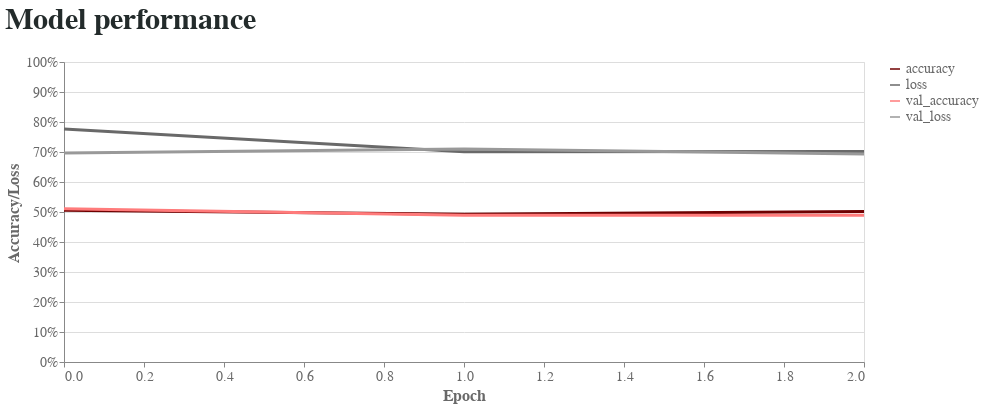

Write notebook code for a chart like this one.
### Code cell
def line_chart(history):

    history_df = pd.DataFrame(history.history).reset_index()
    history_df = history_df.rename(columns={'index':'epoch'})
    accuracy_df = pd.melt(history_df, id_vars=['epoch'], value_vars=['accuracy', 'val_accuracy'])
    loss_df = pd.melt(history_df, id_vars=['epoch'], value_vars=['loss', 'val_loss'])
    history_df = pd.melt(history_df, id_vars=['epoch'], value_vars=['accuracy', 'val_accuracy', 'loss', 'val_loss'])

    performanceChart = alt.Chart(history_df,title='Model performance').mark_line(size=3).encode(
        x=alt.X('epoch',axis=alt.Axis(title='Epoch', grid=False,tickCount=10)),
        y=alt.Y('value', scale=alt.Scale(domain=[0, 1]), axis=alt.Axis(title='Accuracy/Loss',format='%')),
        color=alt.Color('variable',scale=alt.Scale(range=['#6f0000','#696969','#ff7b7b','#999999']),
        legend=alt.Legend(title=None,labelFont='Cambria',labelColor='#696969',labelFontSize=14))
        ).properties(
        width=800,
        height=300
        ).configure_title(fontSize=30,color='#232b2b',font='Cambria',anchor='start',offset=20
        ).configure_axis(labelColor='#696969',labelFont='Cambria',labelFontSize=14,titleFont='Cambria',titleFontSize=16,titleColor='#696969'
        )#.configure_legend(labelFontStyle='Cambria',labelFontSize=12)
    
    #save as png

    return performanceChart

line_chart(history)

### Figure 1 — Vega-Lite specification as saved in the notebook (floating-point values rounded to 4 significant figures)
{"config": {"view": {"continuousWidth": 400, "continuousHeight": 300}, "axis": {"labelColor": "#696969", "labelFont": "Cambria", "labelFontSize": 14, "titleColor": "#696969", "titleFont": "Cambria", "titleFontSize": 16}, "title": {"anchor": "start", "color": "#232b2b", "font": "Cambria", "fontSize": 30, "offset": 20}}, "data": {"name": "data-feb1217237ae6ff67512faaac9199289"}, "mark": {"type": "line", "size": 3}, "encoding": {"color": {"type": "nominal", "field": "variable", "legend": {"labelColor": "#696969", "labelFont": "Cambria", "labelFontSize": 14, "title": null}, "scale": {"range": ["#6f0000", "#696969", "#ff7b7b", "#999999"]}}, "x": {"type": "quantitative", "axis": {"grid": false, "tickCount": 10, "title": "Epoch"}, "field": "epoch"}, "y": {"type": "quantitative", "axis": {"format": "%", "title": "Accuracy/Loss"}, "field": "value", "scale": {"domain": [0, 1]}}}, "height": 300, "title": "Model performance", "width": 800, "$schema": "https://vega.github.io/schema/vega-lite/v4.8.1.json", "datasets": {"data-feb1217237ae6ff67512faaac9199289": [{"epoch": 0, "variable": "accuracy", "value": 0.5062}, {"epoch": 1, "variable": "accuracy", "value": 0.4927}, {"epoch": 2, "variable": "accuracy", "value": 0.5013}, {"epoch": 0, "variable": "val_accuracy", "value": 0.5105}, {"epoch": 1, "variable": "val_accuracy", "value": 0.4895}, {"epoch": 2, "variable": "val_accuracy", "value": 0.4895}, {"epoch": 0, "variable": "loss", "value": 0.7769}, {"epoch": 1, "variable": "loss", "value": 0.7012}, {"epoch": 2, "variable": "loss", "value": 0.7015}, {"epoch": 0, "variable": "val_loss", "value": 0.6964}, {"epoch": 1, "variable": "val_loss", "value": 0.7102}, {"epoch": 2, "variable": "val_loss", "value": 0.6933}]}}
